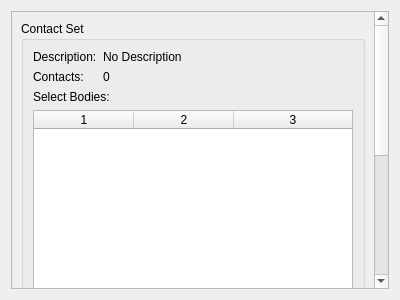
<?xml version="1.0" encoding="UTF-8"?>
<ui version="4.0">
 <class>ContactSetWidget</class>
 <widget class="QWidget" name="ContactSetWidget">
  <property name="geometry">
   <rect>
    <x>0</x>
    <y>0</y>
    <width>400</width>
    <height>300</height>
   </rect>
  </property>
  <property name="windowTitle">
   <string>Form</string>
  </property>
  <layout class="QGridLayout" name="gridLayout">
   <item row="0" column="0">
    <widget class="QScrollArea" name="_contactScroll">
     <property name="horizontalScrollBarPolicy">
      <enum>Qt::ScrollBarAlwaysOff</enum>
     </property>
     <property name="widgetResizable">
      <bool>true</bool>
     </property>
     <widget class="QWidget" name="_contactContents">
      <property name="geometry">
       <rect>
        <x>0</x>
        <y>0</y>
        <width>364</width>
        <height>536</height>
       </rect>
      </property>
      <layout class="QGridLayout" name="gridLayout_3">
       <item row="0" column="0">
        <widget class="QGroupBox" name="_contactsGroupBox">
         <property name="title">
          <string>Contact Set</string>
         </property>
         <layout class="QGridLayout" name="gridLayout_6">
          <item row="0" column="0">
           <layout class="QFormLayout" name="_contactFormLayout">
            <item row="0" column="0">
             <widget class="QLabel" name="_contactDescriptionLabel">
              <property name="text">
               <string>Description:</string>
              </property>
             </widget>
            </item>
            <item row="0" column="1">
             <widget class="QLabel" name="_contactDescription">
              <property name="text">
               <string>No Description</string>
              </property>
              <property name="wordWrap">
               <bool>true</bool>
              </property>
             </widget>
            </item>
            <item row="1" column="0">
             <widget class="QLabel" name="_contactContactsLabel">
              <property name="text">
               <string>Contacts:</string>
              </property>
             </widget>
            </item>
            <item row="1" column="1">
             <widget class="QLabel" name="_contacts">
              <property name="text">
               <string>0</string>
              </property>
             </widget>
            </item>
           </layout>
          </item>
          <item row="1" column="0">
           <layout class="QVBoxLayout" name="_contactLayout">
            <item>
             <widget class="QLabel" name="_contactFilterLabel">
              <property name="text">
               <string>Select Bodies:</string>
              </property>
             </widget>
            </item>
            <item>
             <widget class="QTableWidget" name="_contactBodyPairs">
              <property name="editTriggers">
               <set>QAbstractItemView::NoEditTriggers</set>
              </property>
              <property name="selectionBehavior">
               <enum>QAbstractItemView::SelectRows</enum>
              </property>
              <property name="columnCount">
               <number>3</number>
              </property>
              <attribute name="horizontalHeaderShowSortIndicator" stdset="0">
               <bool>true</bool>
              </attribute>
              <attribute name="horizontalHeaderStretchLastSection">
               <bool>true</bool>
              </attribute>
              <attribute name="verticalHeaderVisible">
               <bool>false</bool>
              </attribute>
              <attribute name="verticalHeaderDefaultSectionSize">
               <number>20</number>
              </attribute>
              <column/>
              <column/>
              <column/>
             </widget>
            </item>
            <item>
             <widget class="QLabel" name="_contactListLabel">
              <property name="text">
               <string>Contacts:</string>
              </property>
             </widget>
            </item>
            <item>
             <widget class="QTableWidget" name="_contactTable">
              <property name="editTriggers">
               <set>QAbstractItemView::NoEditTriggers</set>
              </property>
              <property name="selectionBehavior">
               <enum>QAbstractItemView::SelectRows</enum>
              </property>
              <property name="columnCount">
               <number>1</number>
              </property>
              <attribute name="horizontalHeaderShowSortIndicator" stdset="0">
               <bool>true</bool>
              </attribute>
              <attribute name="horizontalHeaderStretchLastSection">
               <bool>true</bool>
              </attribute>
              <attribute name="verticalHeaderVisible">
               <bool>false</bool>
              </attribute>
              <attribute name="verticalHeaderDefaultSectionSize">
               <number>20</number>
              </attribute>
              <column/>
             </widget>
            </item>
           </layout>
          </item>
         </layout>
        </widget>
       </item>
      </layout>
     </widget>
    </widget>
   </item>
  </layout>
 </widget>
 <resources/>
 <connections/>
</ui>
